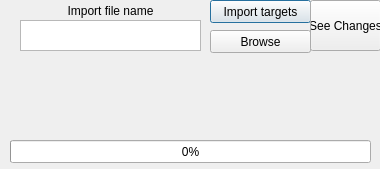
<?xml version="1.0" encoding="UTF-8"?>
<ui version="4.0">
 <class>ImportDialog</class>
 <widget class="QDialog" name="ImportDialog">
  <property name="geometry">
   <rect>
    <x>0</x>
    <y>0</y>
    <width>380</width>
    <height>169</height>
   </rect>
  </property>
  <property name="windowTitle">
   <string>Import Targets Data</string>
  </property>
  <widget class="QLabel" name="importDialogLabel">
   <property name="geometry">
    <rect>
     <x>10</x>
     <y>60</y>
     <width>311</width>
     <height>71</height>
    </rect>
   </property>
   <property name="text">
    <string/>
   </property>
  </widget>
  <widget class="QPlainTextEdit" name="importFilenameBox">
   <property name="geometry">
    <rect>
     <x>20</x>
     <y>20</y>
     <width>181</width>
     <height>31</height>
    </rect>
   </property>
   <property name="tabChangesFocus">
    <bool>true</bool>
   </property>
  </widget>
  <widget class="QLabel" name="importFilenameLabel">
   <property name="geometry">
    <rect>
     <x>20</x>
     <y>0</y>
     <width>181</width>
     <height>21</height>
    </rect>
   </property>
   <property name="text">
    <string>Import file name</string>
   </property>
   <property name="alignment">
    <set>Qt::AlignCenter</set>
   </property>
  </widget>
  <widget class="QPushButton" name="importTargetsButton">
   <property name="geometry">
    <rect>
     <x>210</x>
     <y>0</y>
     <width>101</width>
     <height>23</height>
    </rect>
   </property>
   <property name="text">
    <string>Import targets</string>
   </property>
  </widget>
  <widget class="QProgressBar" name="importProgressBar">
   <property name="geometry">
    <rect>
     <x>10</x>
     <y>140</y>
     <width>361</width>
     <height>23</height>
    </rect>
   </property>
   <property name="value">
    <number>0</number>
   </property>
  </widget>
  <widget class="QPushButton" name="importBrowse">
   <property name="geometry">
    <rect>
     <x>210</x>
     <y>30</y>
     <width>101</width>
     <height>23</height>
    </rect>
   </property>
   <property name="text">
    <string>Browse</string>
   </property>
  </widget>
  <widget class="QPushButton" name="importSeeChanges">
   <property name="geometry">
    <rect>
     <x>310</x>
     <y>0</y>
     <width>71</width>
     <height>51</height>
    </rect>
   </property>
   <property name="sizePolicy">
    <sizepolicy hsizetype="Minimum" vsizetype="Fixed">
     <horstretch>0</horstretch>
     <verstretch>0</verstretch>
    </sizepolicy>
   </property>
   <property name="font">
    <font>
     <strikeout>false</strikeout>
     <kerning>true</kerning>
    </font>
   </property>
   <property name="focusPolicy">
    <enum>Qt::TabFocus</enum>
   </property>
   <property name="layoutDirection">
    <enum>Qt::LeftToRight</enum>
   </property>
   <property name="text">
    <string>See Changes</string>
   </property>
  </widget>
 </widget>
 <resources/>
 <connections/>
</ui>
